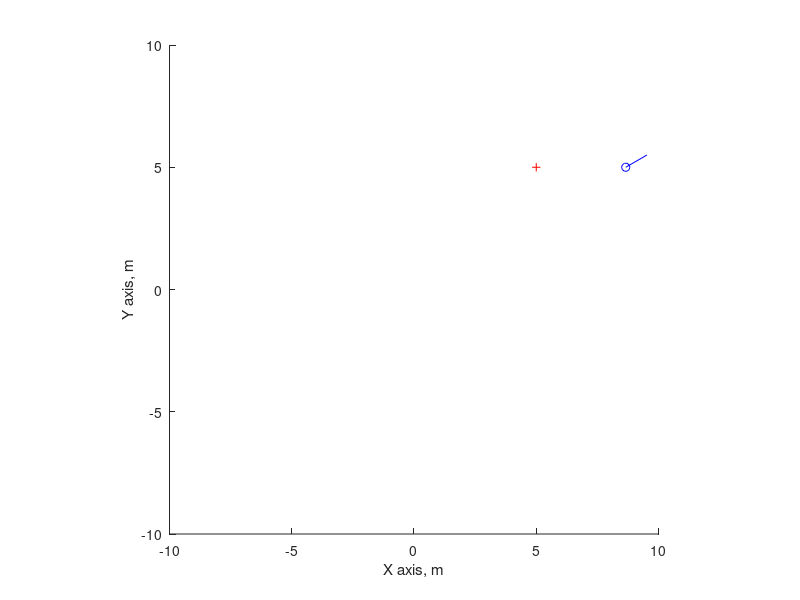

This chart was generated by the following MATLAB code:
% Simulation of a planar differential drive robot localizing
% off a single point landmark with known correspondence and position

cla,clc,clear
hold all

axis([-10 10 -10 10])
axis square
xlabel('X axis, m')
ylabel('Y axis, m')

% Kinematic Parameters (meters)
robot_diameter = 0.3;

% Robot State
% pose = [x,y,\theta]'
x = [0,0,pi/6]';

% Control Inputs
% u = [velocity left, velocity right]
u = [0,0]';

% Landmark State
% landmark = [x,y]'
landmark = [5,5]';

% Frame Scaler
fr_sc = 1;
% Time Step (s)
dt = 0.01;
% Final Time (s)
T = 10;

% Simulation Loop
for t = 0:dt:T
   cla
   % Plot Robot Position
   plot(x(1), x(2), 'bo');
   % Plot Robot Orientation
   line([x(1),fr_sc*cos(x(3)) + x(1)],[x(2),fr_sc*sin(x(3)) + x(2)], 'Color', 'b');
   % Plot Landmark
   plot(landmark(1), landmark(2), 'r+');
   
   % Update Control Input
   u = [1,1]';
   % Update Pose
   linear = (u(2) + u(1))/2;
   omega = (u(2) - u(1))/robot_diameter;
   h = [linear*dt*cos(x(3)),linear*dt*sin(x(3)),omega*dt]';
   x = x + h;
   
   pause(dt);
   %input('Pause')
end